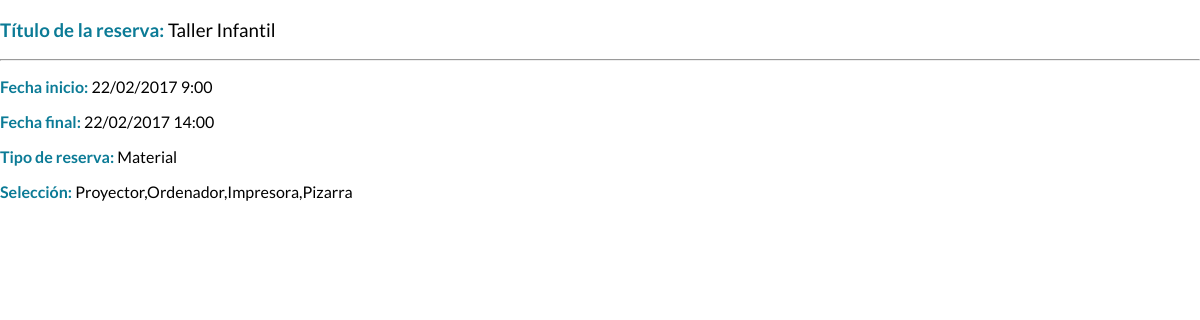
The page /descripcion_evento.php?id=128 on the database its author committed.
### tables this page shows
CREATE TABLE `lista_reservas` (
  `id` int(10) UNSIGNED NOT NULL,
  `usuario` varchar(20) NOT NULL,
  `title` varchar(150) NOT NULL,
  `body` text NOT NULL,
  `opciones` varchar(45) NOT NULL DEFAULT 'event-important',
  `lista_salas` varchar(100) NOT NULL,
  `lista_materiales` varchar(100) NOT NULL,
  `url` varchar(150) NOT NULL,
  `start` varchar(15) NOT NULL,
  `end` varchar(15) NOT NULL,
  `inicio_normal` varchar(50) NOT NULL,
  `final_normal` varchar(50) NOT NULL
);

### config.php (called while the page is built, shortened)
<?php
    $base_url="http://localhost/ctres/";
?>

### funciones.php (called while the page is built, shortened)
<?php
function evaluar($valor)
{
	$nopermitido = array("'",'\\','<','>',"\"");
	$valor = str_replace($nopermitido, "", $valor);
	return $valor;
}
 ?>

### descripcion_evento.php (the view, shortened to what this page needs)
<?php
    include 'config.php';
    include 'funciones.php';
    $id  = evaluar($_GET['id']);
    $bd  = $conexion->query("SELECT * FROM lista_reservas WHERE id=$id");
    $row = $bd->fetch_assoc();
    $titulo=$row['title'];
    $opciones=$row['opciones'];
    $lista_materiales = $row['lista_materiales'];
    $inicio=$row['inicio_normal'];
    $final=$row['final_normal'];
 ?>
<!DOCTYPE html>
<html lang="es">
<head>
    <link rel="stylesheet" href="<?=$base_url?>css/calendar.css">
        <link rel="stylesheet" href="<?=$base_url?>css/estilo.css">
</head>
<body>
	<h3 class="modal_mio"> Título de la reserva: <span class="sin_estilo"><?=$titulo?></span> </h3>
	<hr>
    <p  class="modal_mio">Fecha inicio: <span class="sin_estilo"><?=$inicio?></span></p>
    <p class="modal_mio">Fecha final: <span class="sin_estilo"><?=$final?> </span></p>
    <p  class="modal_mio">Tipo de reserva: <span class="sin_estilo"><?=$opciones?> </span></p>
    <p class="modal_mio">Selección:
        <?php
        if (isset($row['lista_materiales'])){
        ?>
            <span class="sin_estilo"><?=$lista_materiales?></span>
        <?php } ?>
    </p>
</body>
</html>

### css/calendar.css (style rules this page uses)
.modal_mio { font-family: 'Lato', sans-serif; color: #0b7b96; font-weight: bold; }
.sin_estilo { color: black; font-weight: lighter; font-family: 'Lato', sans-serif; }

### css/estilo.css (style rules this page uses)
body { overflow-x: hidden; height: 100%; margin:0; }

### rows shown on the page
lista_reservas: title "Taller Infantil", inicio_normal "22/02/2017 9:00", final_normal "22/02/2017 14:00", opciones "Material", lista_materiales "Proyector,Ordenador,Impresora,Pizarra"
